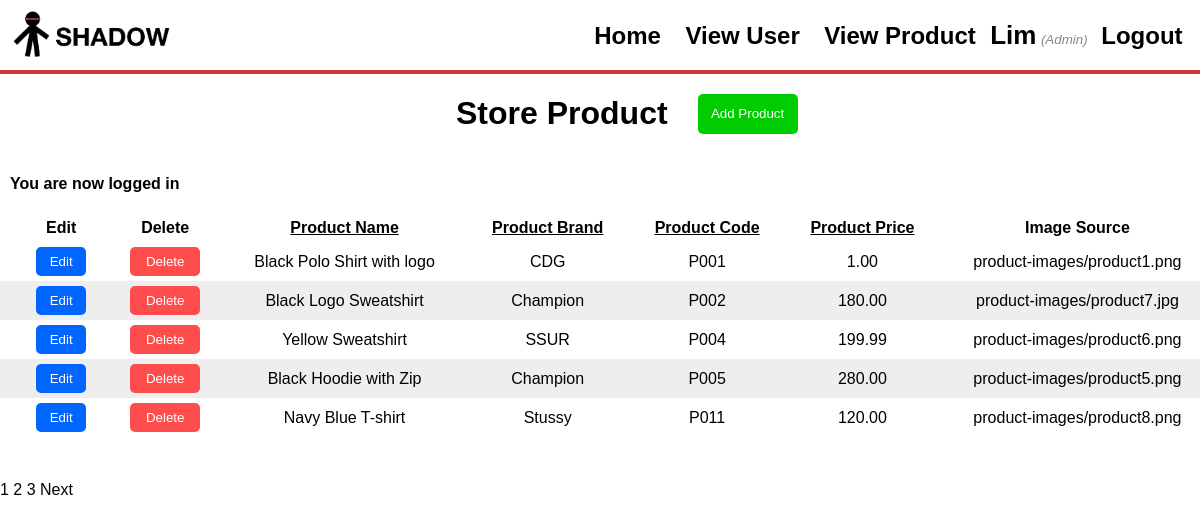
The app's page /admin/viewProduct.php (signed in) with its own data.
### tables this page shows
CREATE TABLE `products` (
  `id` int(10) NOT NULL,
  `name` varchar(100) NOT NULL,
  `brand` varchar(100) NOT NULL,
  `code` varchar(50) NOT NULL,
  `image` text NOT NULL,
  `price` double(10,2) NOT NULL
);

### admin/viewProduct.php (the view, shortened to what this page needs)
<?php
require('../functions.php');
?>
<!DOCTYPE html>
<html>
<head>
    <link rel="stylesheet" type="text/css" href="../style.css">
</head>
<body>
<header>
<a href="home.php"><img src="../image/logo2.png" alt="logo" class="logo"></a>
       <nav>
           <a href="home.php">Home</a>
           <a href="viewUser.php">View User</a>
           <a href="viewProduct.php">View Product</a>
          <?php  if (isset($_SESSION['user'])):  ?>
                <strong style="font-family:'Lucida Sans Unicode', 'Lucida Grande', sans-serif; font-size:26px"><?php echo $_SESSION['user']['lastname']; ?></strong>
                <small>
						<i  style="color: #888;">(<?php echo ucfirst($_SESSION['user']['user_type']); ?>)</i>
						<a href="home.php?logout='1'" >Logout</a>
					</small>
        </nav>
        <?php endif ?>
    </header>
<div class="userTitle">
<h1>Store Product</h1>
<a href="addProduct.php"><button>Add Product</button></a>
</div>
	<?php if (isset($_SESSION['success'])) : ?>
		<h4>
			<?php
				echo $_SESSION['success'];
			?>
		</h4>
<?php endif ?>
<?php
$display = 5;
if (isset($_GET['p']) && is_numeric($_GET['p'])) {
    $pages = $_GET['p'];
} else {
    $q = "SELECT COUNT(id) FROM products";
    $r = @mysqli_query ($db, $q);
    $row = @mysqli_fetch_array ($r, MYSQLI_NUM);
    $records = $row[0];
    if ($records > $display) {
        $pages = ceil ($records/$display);
    } else {
        $pages = 1;
    }
}
if (isset($_GET['s']) && is_numeric($_GET['s'])) {
    $start = $_GET['s'];
} else {
    $start = 0;
}
$sort = (isset($_GET['sort'])) ? $_GET['sort'] : 'pc';
switch($sort){
    case 'pc':
        $order_by='code ASC';
        break;
}
$q = "SELECT id, name, brand, code, image, price FROM products ORDER BY $order_by LIMIT $start, $display";
$r = @mysqli_query ($db, $q) or die (mysqli_error($db));
echo '<table align="center" cellspacing="5" cellpadding="5" width="100%" >
<tr>
	<td align="center"><b>Edit</b></td>
	<td align="center"><b>Delete</b></td>
	<td align="center"><b><a href="viewProduct.php?sort=pn">Product Name</a></b></td>
	<td align="center"><b><a href="viewProduct.php?sort=pb">Product Brand</a></b></td>
	<td align="center"><b><a href="viewProduct.php?sort=pc">Product Code</a></b></td>
	<td align="center"><b><a href="viewProduct.php?sort=pp">Product Price</a></b></td>
	<td align="center"><b>Image Source</a></b></td>
</tr>'
;
$bg = '#eeeeee';
while ($row = mysqli_fetch_array($r, MYSQLI_ASSOC)) {
    $bg = ($bg=='#eeeeee' ? '#ffffff' : '#eeeeee');
    echo '<tr bgcolor="' . $bg . '">
		<td align="center"><a href="editProduct.php?id=' . $row['id'] .'"><button>Edit</button></a></td>
		<td align="center"><a href="deleteProduct.php?id=' . $row['id'] .'"><button class="delete">Delete</button></a></td>
		<td align="center">' . $row['name'] .'</td>
		<td align="center">' . $row['brand'] .'</td>
		<td align="center">' . $row['code'] .'</td>
		<td align="center">' . $row['price'] .'</td>
		<td align="center">' . $row['image'] .'</td>
	</tr>
	';
}
echo '</table>';
if ($pages > 1) {
    echo '<br /><p>';
    $current_page = ($start/$display) + 1;
    for ($i = 1; $i <= $pages; $i++) {
        if ($i != $current_page) {
            echo '<a href="viewProduct.php?s=' . (($display * ($i - 1))) . '&p=' . $pages . '&sort=' . $sort . '">' . $i . '</a> ';
        } else {
            echo $i . ' ';
        }
    }
    if ($current_page != $pages) {
        echo '<a href="viewProduct.php?s=' . ($start + $display) . '&p=' . $pages . '&sort=' . $sort . '">Next</a>';
    }
    echo '</p>';
}
?>
</body>
</html>

### style.css (style rules this page uses)
html,body { margin: 0; padding: 0; height: 100%; width : 100%; background:white; }
header { background-color: #FFFFFF; display: flex; align-items: center; justify-content: space-between; border-bottom: 4px solid #d33737; }
header a { color: #000000; margin-left: 10px; background-color: #FFFFFF; overflow: hidden; align-items: center; justify-content: center; padding: 10px 10px 10px 0; }
nav a { color: #000000; font-family:'Lucida Sans Unicode', 'Lucida Grande', sans-serif; font-style: 'Open Sans'; font-size: 24px; font-weight: bold; text-transform: capitalize; text-decoration: none; }
.logo { height: 50px; display: block; }
a { text-decoration: none; color: #ffffff; }
h4 { margin-left: 10px; }
h2, p { font-family:'Lucida Sans Unicode', 'Lucida Grande', sans-serif; }
table { border-spacing: 0px; margin-bottom:10px; }
th,td { padding:5px 0px 5px 30px; font-family:'Lucida Sans Unicode', 'Lucida Grande', sans-serif; }

### admin/viewProduct.php (style rules this page uses)
body { font-family: "Lucida Sans Unicode", "Lucida Grande", sans-serif; ; }
a { color: black; text-align:center; }
td a { color:#000; text-decoration: underline; }
button { background-color:#0066ff; color: #fff; width:50px; padding: 5px; border-radius: 5px; border: solid 2px #0066ff; }
.delete { background-color:#ff4d4d; padding: 5px; color: #fff; width:70px; border-radius: 5px; border: solid 2px #ff4d4d; }
.userTitle { display: flex; align-items: center; margin: auto; }
.userTitle h1 { margin-left: 38%; }
.userTitle button { width: 100px; height: 40px; margin-left:30px; background-color:#00cc00; border: solid 2px #00cc00; }

### records on screen
products: name "Black Polo Shirt with logo", brand "CDG", code "P001", price "1.00", image "product-images/product1.png"
products: name "Black Logo Sweatshirt", brand "Champion", code "P002", price "180.00", image "product-images/product7.jpg"
products: name "Yellow Sweatshirt", brand "SSUR", code "P004", price "199.99", image "product-images/product6.png"
products: name "Black Hoodie with Zip", brand "Champion", code "P005", price "280.00", image "product-images/product5.png"
products: name "Navy Blue T-shirt", brand "Stussy", code "P011", price "120.00", image "product-images/product8.png"

### other values on screen
$_SESSION['user']['lastname'] "Lim"
$_SESSION['user']['user_type'] "Admin"
$_SESSION['success'] "You are now logged in"
